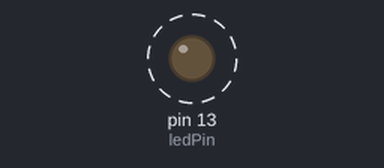
The sketch below on a simulated Arduino Uno, built with avr-gcc and run on an emulated ATmega328P. Parts: output pins drawn as LEDs (lit = HIGH). Dashed ring = blinking.

Above: at 0.6 s.
Timing chart, 0 to 3.0 s (numbered marks = the images above):
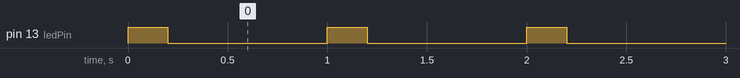

The sketch:

gpt02_blink.ino
```cpp
// Imposta il pin 13 per il LED
int ledPin = 13;

void setup() {
  // Imposta il pin 13 come output
  pinMode(ledPin, OUTPUT);
}

void loop() {
  // Accendi il LED per 200ms
  digitalWrite(ledPin, HIGH);
  delay(200); // Pausa di 200ms

  // Spegni il LED per 800ms
  digitalWrite(ledPin, LOW);
  delay(800); // Pausa di 800ms
}
```

Measured:
- by itself, pin 13 (ledPin): alternates HIGH for 0.20 s and LOW for 0.80 s
